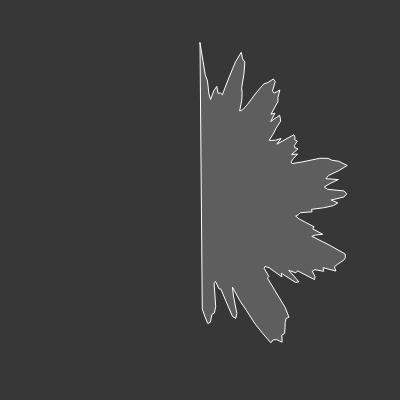
Frame 1 (no input)
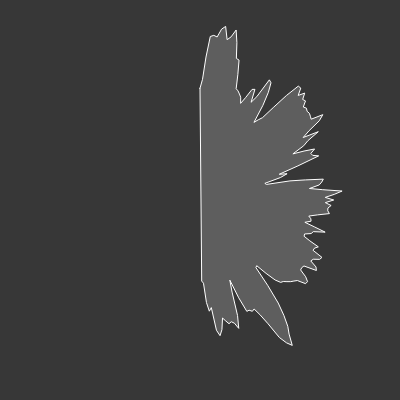
Frame 2 (the mouse pressed at the canvas centre, redrawn once)

The p5.js sketch that drew these frames (run headless with seeded random() and noise() and a simulated clock; the mouse was pressed at the canvas centre and the sketch redrawn once):

// p5.js sketch
// ── sketch.js
var s = new Symmetry();

function setup() {
  createCanvas(400, 400);
  noLoop();
}

function draw() {
  background(55);

  s.start = 0;
  s.stop = PI;
  s.dx = 0.15;
  s.resolution = 150;
  s.show();
}

function drawAgain() {
  redraw();
}

// ── symmetry.js
function Symmetry() {
  this.start = 0;
  this.stop = 0;
  this.dx = 0;
  this.dy = 0;
  this.xoff = 0;
  this.resolution = 1;
  this.da;

  this.show = function() {
    //angleMode(DEGREES);
    this.da = PI / this.resolution;
    translate(width / 2, height / 2);
    rotate(-PI / 2);
    fill(255, 50);
    stroke(255);
    strokeWeight(1);
    beginShape();
    for (let a = this.start; a < this.stop; a += this.da) {
      let n = noise(this.xoff);
      let r = map(n, 0, 1, 50, 210);
      let x = r * cos(a);
      let y = r * sin(a);
      if (a < PI) {
        this.xoff += this.dx;
      } else {
        this.xoff -= this.dx;
      }
      vertex(x, y);
    }
    endShape(CLOSE);
  }
}
